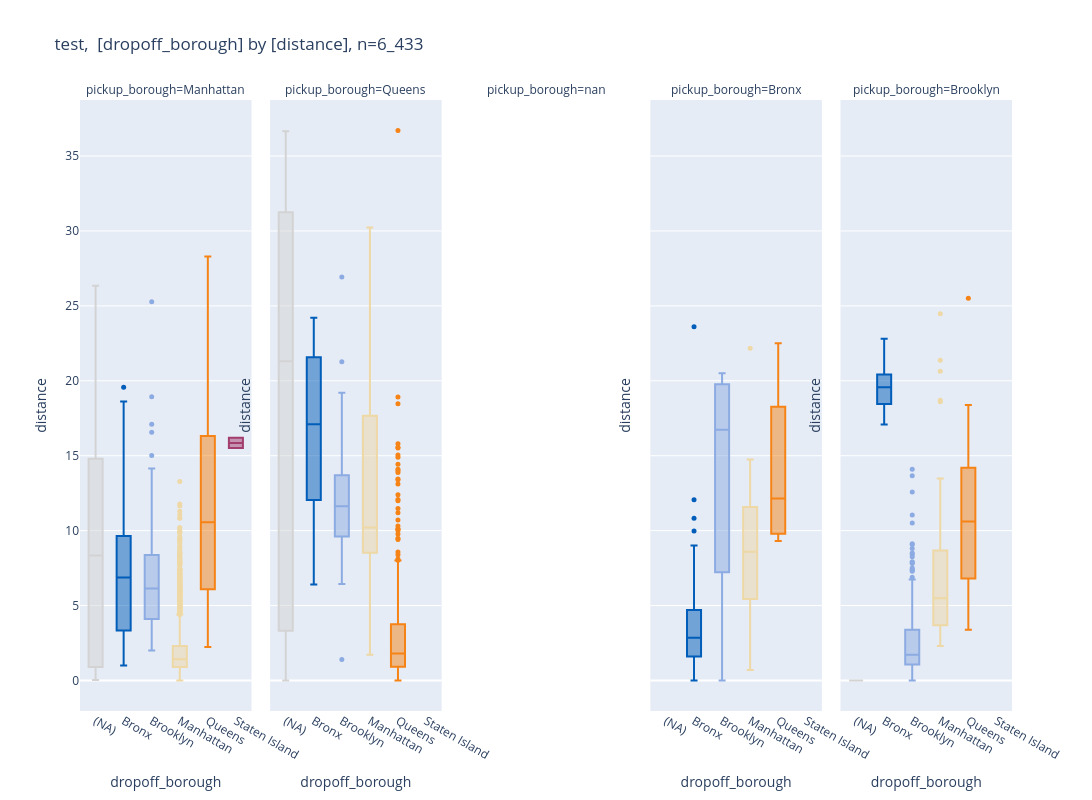

Notebook code cell kept with this figure:
### Code cell
_df = df[["dropoff_borough","distance","pickup_borough"]]
_=pls.plot_boxes(
    _df,
    height=800,
    facet_col="pickup_borough",
    # violin=True,
    # use_log=True,
    # annotations=True,
    # caption_only_n=True,
    # title="test",
    caption="test",
    # color_palette="D3",
)

### Figure 1 — Plotly figure (JSON) as saved in the notebook; plotly's stock layout.template omitted (floating-point values rounded to 4 significant figures; data arrays with more than 128 entries replaced by an {"elided": "..."} marker saying what was removed)
{"data": [{"alignmentgroup": "True", "hovertemplate": "dropoff_borough=%{x}<br>pickup_borough=Manhattan<br>distance=%{y}<extra></extra>", "legendgroup": "Manhattan", "marker": {"color": "#eed8a5", "size": 5}, "name": "Manhattan", "notched": false, "offsetgroup": "Manhattan", "orientation": "v", "showlegend": true, "type": "box", "width": 0.5, "x": {"elided": "4885 str values"}, "x0": " ", "xaxis": "x", "y": {"elided": "4885 float values"}, "y0": " ", "yaxis": "y"}, {"alignmentgroup": "True", "hovertemplate": "dropoff_borough=%{x}<br>pickup_borough=Queens<br>distance=%{y}<extra></extra>", "legendgroup": "Manhattan", "marker": {"color": "#eed8a5", "size": 5}, "name": "Manhattan", "notched": false, "offsetgroup": "Manhattan", "orientation": "v", "showlegend": false, "type": "box", "width": 0.5, "x": {"elided": "224 str values"}, "x0": " ", "xaxis": "x2", "y": {"elided": "224 float values"}, "y0": " ", "yaxis": "y2"}, {"alignmentgroup": "True", "hovertemplate": "dropoff_borough=%{x}<br>pickup_borough=Bronx<br>distance=%{y}<extra></extra>", "legendgroup": "Manhattan", "marker": {"color": "#eed8a5", "size": 5}, "name": "Manhattan", "notched": false, "offsetgroup": "Manhattan", "orientation": "v", "showlegend": false, "type": "box", "width": 0.5, "x": ["Manhattan", "Manhattan", "Manhattan", "Manhattan", "Manhattan", "Manhattan", "Manhattan", "Manhattan", "Manhattan", "Manhattan", "Manhattan", "Manhattan", "Manhattan", "Manhattan", "Manhattan", "Manhattan", "Manhattan", "Manhattan", "Manhattan", "Manhattan", "Manhattan", "Manhattan", "Manhattan", "Manhattan", "Manhattan"], "x0": " ", "xaxis": "x4", "y": [10.6, 14.74, 4.5, 2.93, 11.2, 9.16, 8.64, 12.74, 0.7, 12.79, 2.9, 12.69, 5.75, 7.06, 8.59, 6.16, 13.3, 4.2, 22.17, 11.19, 1.66, 6.62, 10.05, 6.66, 7.07], "y0": " ", "yaxis": "y4"}, {"alignmentgroup": "True", "hovertemplate": "dropoff_borough=%{x}<br>pickup_borough=Brooklyn<br>distance=%{y}<extra></extra>", "legendgroup": "Manhattan", "marker": {"color": "#eed8a5", "size": 5}, "name": "Manhattan", "notched": false, "offsetgroup": "Manhattan", "orientation": "v", "showlegend": false, "type": "box", "width": 0.5, "x": ["Manhattan", "Manhattan", "Manhattan", "Manhattan", "Manhattan", "Manhattan", "Manhattan", "Manhattan", "Manhattan", "Manhattan", "Manhattan", "Manhattan", "Manhattan", "Manhattan", "Manhattan", "Manhattan", "Manhattan", "Manhattan", "Manhattan", "Manhattan", "Manhattan", "Manhattan", "Manhattan", "Manhattan", "Manhattan", "Manhattan", "Manhattan", "Manhattan", "Manhattan", "Manhattan", "Manhattan", "Manhattan", "Manhattan", "Manhattan", "Manhattan", "Manhattan", "Manhattan", "Manhattan", "Manhattan", "Manhattan", "Manhattan", "Manhattan", "Manhattan", "Manhattan", "Manhattan", "Manhattan", "Manhattan", "Manhattan", "Manhattan", "Manhattan", "Manhattan", "Manhattan", "Manhattan", "Manhattan", "Manhattan", "Manhattan", "Manhattan", "Manhattan", "Manhattan", "Manhattan", "Manhattan", "Manhattan", "Manhattan", "Manhattan", "Manhattan", "Manhattan", "Manhattan"], "x0": " ", "xaxis": "x5", "y": [5.98, 7.0, 8.4, 18.7, 4.1, 4.23, 7.06, 4.65, 4.1, 5.8, 11.13, 4.5, 3.01, 5.8, 10.12, 2.6, 3.38, 4.4, 3.38, 4.7, 10.43, 7.8, 12.54, 9.7, 13.47, 24.48, 2.92, 4.66, 7.2, 2.41, 8.56, 3.7, 8.77, 5.88, 6.32, 5.48, 5.06, 18.6, 6.02, 2.94, 4.3, 4.94, 20.64, 6.3, 3.8, 13.44, 9.3, 11.4, 8.26, 7.12, 3.7, 2.3, 2.52, 2.53, 2.8, 8.7, 2.53, 3.67, 2.8, 4.34, 4.3, 3.03, 5.62, 8.82, 3.68, 21.37, 3.5], "y0": " ", "yaxis": "y5"}, {"alignmentgroup": "True", "hovertemplate": "dropoff_borough=%{x}<br>pickup_borough=Manhattan<br>distance=%{y}<extra></extra>", "legendgroup": "Queens", "marker": {"color": "#f68316", "size": 5}, "name": "Queens", "notched": false, "offsetgroup": "Queens", "orientation": "v", "showlegend": true, "type": "box", "width": 0.5, "x": {"elided": "163 str values"}, "x0": " ", "xaxis": "x", "y": {"elided": "163 float values"}, "y0": " ", "yaxis": "y"}, {"alignmentgroup": "True", "hovertemplate": "dropoff_borough=%{x}<br>pickup_borough=Queens<br>distance=%{y}<extra></extra>", "legendgroup": "Queens", "marker": {"color": "#f68316", "size": 5}, "name": "Queens", "notched": false, "offsetgroup": "Queens", "orientation": "v", "showlegend": false, "type": "box", "width": 0.5, "x": {"elided": "349 str values"}, "x0": " ", "xaxis": "x2", "y": {"elided": "349 float values"}, "y0": " ", "yaxis": "y2"}, {"alignmentgroup": "True", "hovertemplate": "dropoff_borough=%{x}<br>pickup_borough=Bronx<br>distance=%{y}<extra></extra>", "legendgroup": "Queens", "marker": {"color": "#f68316", "size": 5}, "name": "Queens", "notched": false, "offsetgroup": "Queens", "orientation": "v", "showlegend": false, "type": "box", "width": 0.5, "x": ["Queens", "Queens", "Queens", "Queens"], "x0": " ", "xaxis": "x4", "y": [9.31, 22.51, 14.03, 10.27], "y0": " ", "yaxis": "y4"}, {"alignmentgroup": "True", "hovertemplate": "dropoff_borough=%{x}<br>pickup_borough=Brooklyn<br>distance=%{y}<extra></extra>", "legendgroup": "Queens", "marker": {"color": "#f68316", "size": 5}, "name": "Queens", "notched": false, "offsetgroup": "Queens", "orientation": "v", "showlegend": false, "type": "box", "width": 0.5, "x": ["Queens", "Queens", "Queens", "Queens", "Queens", "Queens", "Queens", "Queens", "Queens", "Queens", "Queens", "Queens", "Queens", "Queens", "Queens", "Queens", "Queens", "Queens", "Queens", "Queens", "Queens", "Queens", "Queens", "Queens", "Queens", "Queens"], "x0": " ", "xaxis": "x5", "y": [3.38, 10.97, 7.5, 10.11, 12.76, 6.5, 16.01, 25.51, 14.2, 11.55, 4.57, 9.9, 14.9, 14.67, 6.76, 9.6, 3.74, 11.14, 7.1, 6.8, 12.4, 18.2, 4.41, 11.44, 18.39, 10.23], "y0": " ", "yaxis": "y5"}, {"alignmentgroup": "True", "hovertemplate": "dropoff_borough=%{x}<br>pickup_borough=Manhattan<br>distance=%{y}<extra></extra>", "legendgroup": "Brooklyn", "marker": {"color": "#8cabe2", "size": 5}, "name": "Brooklyn", "notched": false, "offsetgroup": "Brooklyn", "orientation": "v", "showlegend": true, "type": "box", "width": 0.5, "x": {"elided": "153 str values"}, "x0": " ", "xaxis": "x", "y": {"elided": "153 float values"}, "y0": " ", "yaxis": "y"}, {"alignmentgroup": "True", "hovertemplate": "dropoff_borough=%{x}<br>pickup_borough=Queens<br>distance=%{y}<extra></extra>", "legendgroup": "Brooklyn", "marker": {"color": "#8cabe2", "size": 5}, "name": "Brooklyn", "notched": false, "offsetgroup": "Brooklyn", "orientation": "v", "showlegend": false, "type": "box", "width": 0.5, "x": ["Brooklyn", "Brooklyn", "Brooklyn", "Brooklyn", "Brooklyn", "Brooklyn", "Brooklyn", "Brooklyn", "Brooklyn", "Brooklyn", "Brooklyn", "Brooklyn", "Brooklyn", "Brooklyn", "Brooklyn", "Brooklyn", "Brooklyn", "Brooklyn", "Brooklyn", "Brooklyn", "Brooklyn", "Brooklyn", "Brooklyn", "Brooklyn", "Brooklyn", "Brooklyn", "Brooklyn", "Brooklyn", "Brooklyn", "Brooklyn", "Brooklyn", "Brooklyn", "Brooklyn", "Brooklyn", "Brooklyn", "Brooklyn", "Brooklyn", "Brooklyn", "Brooklyn", "Brooklyn", "Brooklyn", "Brooklyn", "Brooklyn", "Brooklyn", "Brooklyn", "Brooklyn", "Brooklyn", "Brooklyn", "Brooklyn", "Brooklyn", "Brooklyn", "Brooklyn", "Brooklyn", "Brooklyn", "Brooklyn", "Brooklyn", "Brooklyn", "Brooklyn", "Brooklyn", "Brooklyn", "Brooklyn", "Brooklyn"], "x0": " ", "xaxis": "x2", "y": [14.3, 11.8, 18.99, 13.04, 10.88, 12.25, 9.6, 9.98, 8.1, 19.2, 14.54, 10.02, 9.28, 11.25, 14.5, 18.29, 11.8, 1.4, 21.27, 12.5, 7.89, 10.12, 12.21, 13.7, 13.26, 7.06, 8.51, 13.1, 9.6, 9.8, 16.65, 7.03, 9.18, 10.0, 13.9, 9.96, 7.4, 14.1, 12.52, 10.39, 26.92, 14.97, 12.7, 9.73, 15.0, 7.3, 7.7, 11.52, 11.74, 9.72, 15.7, 10.16, 16.68, 10.94, 10.32, 12.79, 6.44, 11.93, 8.44, 13.65, 9.6, 13.5], "y0": " ", "yaxis": "y2"}, {"alignmentgroup": "True", "hovertemplate": "dropoff_borough=%{x}<br>pickup_borough=Bronx<br>distance=%{y}<extra></extra>", "legendgroup": "Brooklyn", "marker": {"color": "#8cabe2", "size": 5}, "name": "Brooklyn", "notched": false, "offsetgroup": "Brooklyn", "orientation": "v", "showlegend": false, "type": "box", "width": 0.5, "x": ["Brooklyn", "Brooklyn", "Brooklyn", "Brooklyn"], "x0": " ", "xaxis": "x4", "y": [14.45, 19.01, 20.51, 0.0], "y0": " ", "yaxis": "y4"}, {"alignmentgroup": "True", "hovertemplate": "dropoff_borough=%{x}<br>pickup_borough=Brooklyn<br>distance=%{y}<extra></extra>", "legendgroup": "Brooklyn", "marker": {"color": "#8cabe2", "size": 5}, "name": "Brooklyn", "notched": false, "offsetgroup": "Brooklyn", "orientation": "v", "showlegend": false, "type": "box", "width": 0.5, "x": {"elided": "282 str values"}, "x0": " ", "xaxis": "x5", "y": {"elided": "282 float values"}, "y0": " ", "yaxis": "y5"}, {"alignmentgroup": "True", "hovertemplate": "dropoff_borough=%{x}<br>pickup_borough=Manhattan<br>distance=%{y}<extra></extra>", "legendgroup": "(NA)", "marker": {"color": "lightgray", "size": 5}, "name": "(NA)", "notched": false, "offsetgroup": "(NA)", "orientation": "v", "showlegend": true, "type": "box", "width": 0.5, "x": ["(NA)", "(NA)", "(NA)", "(NA)", "(NA)", "(NA)", "(NA)", "(NA)", "(NA)", "(NA)"], "x0": " ", "xaxis": "x", "y": [1.74, 0.03, 0.9, 0.9, 6.32, 14.82, 26.35, 12.6, 14.8, 10.36], "y0": " ", "yaxis": "y"}, {"alignmentgroup": "True", "hovertemplate": "dropoff_borough=%{x}<br>pickup_borough=Queens<br>distance=%{y}<extra></extra>", "legendgroup": "(NA)", "marker": {"color": "lightgray", "size": 5}, "name": "(NA)", "notched": false, "offsetgroup": "(NA)", "orientation": "v", "showlegend": false, "type": "box", "width": 0.5, "x": ["(NA)", "(NA)", "(NA)", "(NA)", "(NA)", "(NA)", "(NA)", "(NA)", "(NA)", "(NA)", "(NA)"], "x0": " ", "xaxis": "x2", "y": [5.69, 19.2, 24.57, 0.34, 24.63, 21.3, 33.76, 36.66, 2.53, 33.46, 0.0], "y0": " ", "yaxis": "y2"}, {"alignmentgroup": "True", "hovertemplate": "dropoff_borough=%{x}<br>pickup_borough=Brooklyn<br>distance=%{y}<extra></extra>", "legendgroup": "(NA)", "marker": {"color": "lightgray", "size": 5}, "name": "(NA)", "notched": false, "offsetgroup": "(NA)", "orientation": "v", "showlegend": false, "type": "box", "width": 0.5, "x": ["(NA)", "(NA)", "(NA)"], "x0": " ", "xaxis": "x5", "y": [0.0, 0.0, 0.0], "y0": " ", "yaxis": "y5"}, {"alignmentgroup": "True", "hovertemplate": "dropoff_borough=%{x}<br>pickup_borough=Manhattan<br>distance=%{y}<extra></extra>", "legendgroup": "Bronx", "marker": {"color": "#005db9", "size": 5}, "name": "Bronx", "notched": false, "offsetgroup": "Bronx", "orientation": "v", "showlegend": true, "type": "box", "width": 0.5, "x": ["Bronx", "Bronx", "Bronx", "Bronx", "Bronx", "Bronx", "Bronx", "Bronx", "Bronx", "Bronx", "Bronx", "Bronx", "Bronx", "Bronx", "Bronx", "Bronx", "Bronx", "Bronx", "Bronx", "Bronx", "Bronx", "Bronx", "Bronx", "Bronx", "Bronx", "Bronx", "Bronx", "Bronx", "Bronx", "Bronx", "Bronx", "Bronx", "Bronx", "Bronx", "Bronx", "Bronx", "Bronx", "Bronx", "Bronx", "Bronx", "Bronx", "Bronx", "Bronx", "Bronx", "Bronx", "Bronx", "Bronx", "Bronx", "Bronx", "Bronx", "Bronx", "Bronx", "Bronx", "Bronx", "Bronx"], "x0": " ", "xaxis": "x", "y": [12.05, 11.79, 9.4, 9.8, 1.8, 5.7, 5.6, 4.29, 10.44, 11.92, 8.3, 16.35, 7.35, 10.2, 10.51, 3.32, 9.41, 12.27, 4.92, 4.4, 7.4, 8.45, 16.79, 19.57, 8.6, 9.7, 18.62, 10.39, 2.7, 9.44, 2.1, 2.54, 5.78, 7.21, 1.0, 3.79, 1.38, 3.75, 6.87, 1.71, 2.56, 3.6, 3.35, 1.17, 8.52, 1.63, 9.46, 4.28, 6.88, 2.2, 2.4, 3.86, 8.97, 1.67, 4.02], "y0": " ", "yaxis": "y"}, {"alignmentgroup": "True", "hovertemplate": "dropoff_borough=%{x}<br>pickup_borough=Queens<br>distance=%{y}<extra></extra>", "legendgroup": "Bronx", "marker": {"color": "#005db9", "size": 5}, "name": "Bronx", "notched": false, "offsetgroup": "Bronx", "orientation": "v", "showlegend": false, "type": "box", "width": 0.5, "x": ["Bronx", "Bronx", "Bronx", "Bronx", "Bronx", "Bronx", "Bronx", "Bronx", "Bronx", "Bronx", "Bronx"], "x0": " ", "xaxis": "x2", "y": [24.2, 22.47, 6.4, 13.9, 10.72, 23.3, 18.89, 11.43, 15.85, 17.1, 18.74], "y0": " ", "yaxis": "y2"}, {"alignmentgroup": "True", "hovertemplate": "dropoff_borough=%{x}<br>pickup_borough=Bronx<br>distance=%{y}<extra></extra>", "legendgroup": "Bronx", "marker": {"color": "#005db9", "size": 5}, "name": "Bronx", "notched": false, "offsetgroup": "Bronx", "orientation": "v", "showlegend": false, "type": "box", "width": 0.5, "x": ["Bronx", "Bronx", "Bronx", "Bronx", "Bronx", "Bronx", "Bronx", "Bronx", "Bronx", "Bronx", "Bronx", "Bronx", "Bronx", "Bronx", "Bronx", "Bronx", "Bronx", "Bronx", "Bronx", "Bronx", "Bronx", "Bronx", "Bronx", "Bronx", "Bronx", "Bronx", "Bronx", "Bronx", "Bronx", "Bronx", "Bronx", "Bronx", "Bronx", "Bronx", "Bronx", "Bronx", "Bronx", "Bronx", "Bronx", "Bronx", "Bronx", "Bronx", "Bronx", "Bronx", "Bronx", "Bronx", "Bronx", "Bronx", "Bronx", "Bronx", "Bronx", "Bronx", "Bronx", "Bronx", "Bronx", "Bronx", "Bronx", "Bronx", "Bronx", "Bronx", "Bronx", "Bronx", "Bronx", "Bronx", "Bronx", "Bronx"], "x0": " ", "xaxis": "x4", "y": [9.97, 4.89, 0.07, 1.6, 4.7, 2.18, 0.07, 2.0, 2.7, 2.52, 3.9, 1.1, 3.61, 1.56, 1.66, 6.4, 2.36, 2.89, 4.18, 2.49, 3.83, 1.89, 4.93, 5.01, 4.0, 0.0, 0.66, 3.25, 1.68, 5.1, 6.39, 10.83, 4.31, 1.12, 0.93, 0.94, 2.96, 1.25, 2.58, 4.9, 3.16, 9.0, 1.16, 0.76, 3.81, 0.58, 4.69, 1.17, 23.61, 5.3, 1.74, 2.2, 4.5, 6.0, 2.95, 0.89, 12.06, 8.74, 2.73, 1.82, 0.08, 2.82, 2.39, 6.23, 2.9, 4.0], "y0": " ", "yaxis": "y4"}, {"alignmentgroup": "True", "hovertemplate": "dropoff_borough=%{x}<br>pickup_borough=Brooklyn<br>distance=%{y}<extra></extra>", "legendgroup": "Bronx", "marker": {"color": "#005db9", "size": 5}, "name": "Bronx", "notched": false, "offsetgroup": "Bronx", "orientation": "v", "showlegend": false, "type": "box", "width": 0.5, "x": ["Bronx", "Bronx", "Bronx", "Bronx", "Bronx"], "x0": " ", "xaxis": "x5", "y": [17.09, 18.91, 19.57, 19.62, 22.81], "y0": " ", "yaxis": "y5"}, {"alignmentgroup": "True", "hovertemplate": "dropoff_borough=%{x}<br>pickup_borough=Manhattan<br>distance=%{y}<extra></extra>", "legendgroup": "Staten Island", "marker": {"color": "#a33d6e", "size": 5}, "name": "Staten Island", "notched": false, "offsetgroup": "Staten Island", "orientation": "v", "showlegend": true, "type": "box", "width": 0.5, "x": ["Staten Island", "Staten Island"], "x0": " ", "xaxis": "x", "y": [15.51, 16.2], "y0": " ", "yaxis": "y"}], "layout": {"annotations": [{"font": {}, "showarrow": false, "text": "pickup_borough=Manhattan", "x": 0.092, "xanchor": "center", "xref": "paper", "y": 1, "yanchor": "bottom", "yref": "paper"}, {"font": {}, "showarrow": false, "text": "pickup_borough=Queens", "x": 0.296, "xanchor": "center", "xref": "paper", "y": 1, "yanchor": "bottom", "yref": "paper"}, {"font": {}, "showarrow": false, "text": "pickup_borough=nan", "x": 0.5, "xanchor": "center", "xref": "paper", "y": 1, "yanchor": "bottom", "yref": "paper"}, {"font": {}, "showarrow": false, "text": "pickup_borough=Bronx", "x": 0.704, "xanchor": "center", "xref": "paper", "y": 1, "yanchor": "bottom", "yref": "paper"}, {"font": {}, "showarrow": false, "text": "pickup_borough=Brooklyn", "x": 0.908, "xanchor": "center", "xref": "paper", "y": 1, "yanchor": "bottom", "yref": "paper"}], "boxmode": "group", "height": 800, "legend": {"title": {"text": "dropoff_borough"}, "tracegroupgap": 0}, "showlegend": false, "title": {"text": "test,  [dropoff_borough] by [distance], n=6_433"}, "width": 1600, "xaxis": {"anchor": "y", "categoryarray": ["(NA)", "Bronx", "Brooklyn", "Manhattan", "Queens", "Staten Island"], "categoryorder": "array", "domain": [0, 0.184], "title": {"text": "dropoff_borough"}}, "xaxis2": {"anchor": "y2", "categoryarray": ["(NA)", "Bronx", "Brooklyn", "Manhattan", "Queens", "Staten Island"], "categoryorder": "array", "domain": [0.204, 0.388], "matches": "x", "title": {"text": "dropoff_borough"}}, "xaxis3": {"anchor": "y3", "categoryarray": ["(NA)", "Bronx", "Brooklyn", "Manhattan", "Queens", "Staten Island"], "categoryorder": "array", "domain": [0.408, 0.592], "matches": "x", "title": {"text": "dropoff_borough"}}, "xaxis4": {"anchor": "y4", "categoryarray": ["(NA)", "Bronx", "Brooklyn", "Manhattan", "Queens", "Staten Island"], "categoryorder": "array", "domain": [0.612, 0.796], "matches": "x", "title": {"text": "dropoff_borough"}}, "xaxis5": {"anchor": "y5", "categoryarray": ["(NA)", "Bronx", "Brooklyn", "Manhattan", "Queens", "Staten Island"], "categoryorder": "array", "domain": [0.816, 1], "matches": "x", "title": {"text": "dropoff_borough"}}, "yaxis": {"anchor": "x", "domain": [0, 1], "title": {"text": "distance"}}, "yaxis2": {"anchor": "x2", "domain": [0, 1], "matches": "y", "showticklabels": false, "title": {"text": "distance"}}, "yaxis3": {"anchor": "x3", "domain": [0, 1], "matches": "y", "showticklabels": false, "title": {"text": "distance"}}, "yaxis4": {"anchor": "x4", "domain": [0, 1], "matches": "y", "showticklabels": false, "title": {"text": "distance"}}, "yaxis5": {"anchor": "x5", "domain": [0, 1], "matches": "y", "showticklabels": false, "title": {"text": "distance"}}}}
